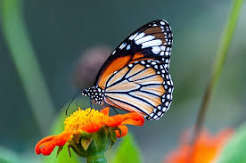
#> input picture Week 1/Day 4/image.jpg, 246 x 163 px
$ python specklenoise.py
#> lines starting #> are read from the running program, lines starting #| are printed output that depends on the picture
import cv2
import numpy as np
img=cv2.imread("image.jpg")
#> img is the input picture: shape (163, 246, 3); mean B, G, R 90.1, 109.6, 97.7
noise=np.random.randn(*img.shape)
speckle_noisy=img+img*0.2*noise
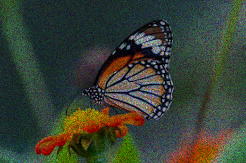
#> speckle_noisy: shape (163, 246, 3) float64; mean B, G, R 90.1, 109.9, 97.7; drawn with min black and max white
speckle_noisy=np.clip(speckle_noisy,0,255).astype(np.uint8)
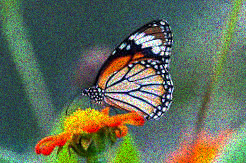
#> speckle_noisy: shape (163, 246, 3); mean B, G, R 89.3, 109.1, 96
cv2.imshow("Original Image",img)
cv2.imshow("Speckle Noise",speckle_noisy)
cv2.waitKey(0)
cv2.destroyAllWindows()
